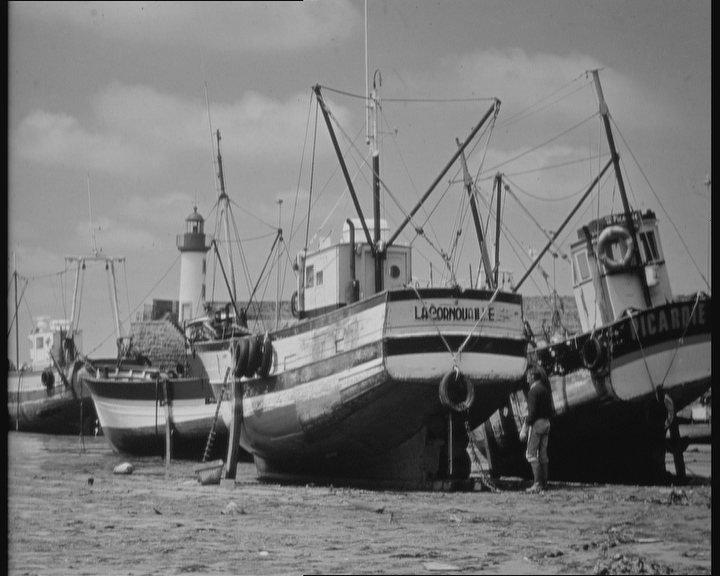
#> input picture data/boat.bmp, 720 x 576 px
$ python Affine1.py
#> lines starting #> are read from the running program, lines starting #| are printed output that depends on the picture
# _*_ coding: utf-8 _*_

"""
  @Time    : 2023.08.30 16:51
  @File    : Affine1.py
  @Project : opencv_tutorial
  @Author  : Saitama
  @IDE     : PyCharm
  @Des     : 仿射变换 - cv.warpAffine()
  平移变换
"""

import cv2 as cv
import numpy as np

img = cv.imread("../../data/boat.bmp")
#> img is the input picture: shape (576, 720, 3); min 3, max 220, mean 120
h, w = img.shape[:2]
#> h = 576; w = 720
x, y = 100, 200
M = np.float32([[1, 0, x], [0, 1, y]])
dst = cv.warpAffine(img, M, dsize=(w, h))
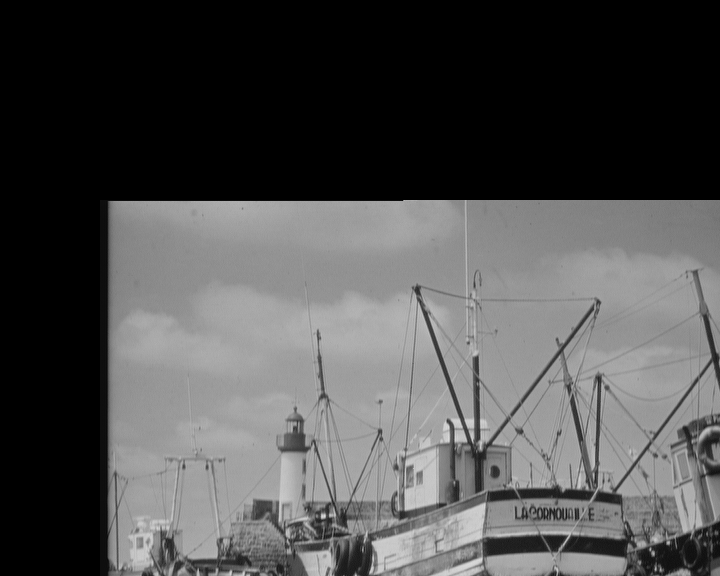
#> dst: shape (576, 720, 3); min 0, max 220, mean 79

cv.imshow("raw", img)
cv.imshow("move", dst)

cv.waitKey()
cv.destroyAllWindows()
